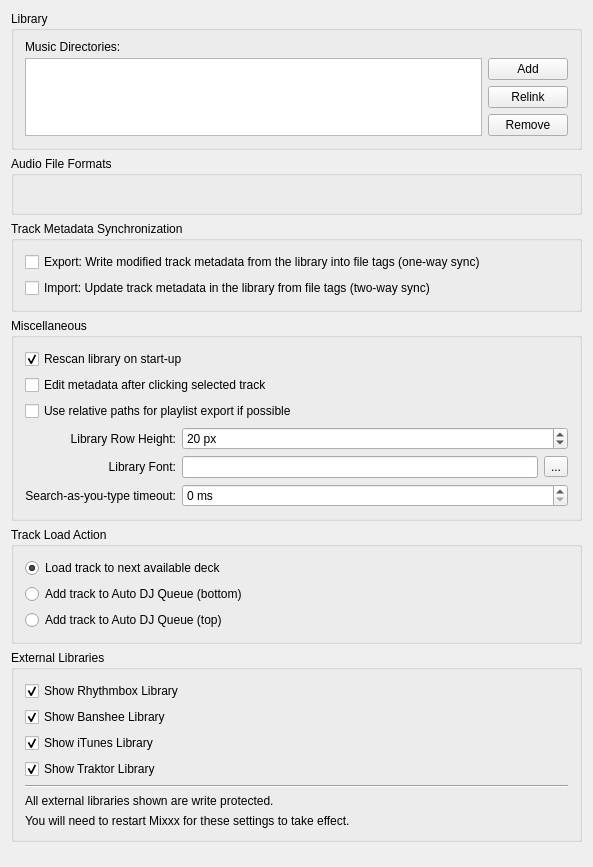
<?xml version="1.0" encoding="UTF-8"?>
<ui version="4.0">
 <class>DlgPrefLibraryDlg</class>
 <widget class="QWidget" name="DlgPrefLibraryDlg">
  <property name="geometry">
   <rect>
    <x>0</x>
    <y>0</y>
    <width>593</width>
    <height>867</height>
   </rect>
  </property>
  <property name="windowTitle">
   <string notr="true">Library Preferences</string>
  </property>
  <layout class="QVBoxLayout" name="verticalLayout">
   <item>
    <widget class="QGroupBox" name="groupBoxLibrary">
     <property name="title">
      <string>Library</string>
     </property>
     <layout class="QGridLayout" name="gridLayout">
      <item row="0" column="0">
       <widget class="QLabel" name="TextLabel3_2">
        <property name="enabled">
         <bool>true</bool>
        </property>
        <property name="minimumSize">
         <size>
          <width>100</width>
          <height>10</height>
         </size>
        </property>
        <property name="font">
         <font/>
        </property>
        <property name="text">
         <string>Music Directories:</string>
        </property>
        <property name="wordWrap">
         <bool>false</bool>
        </property>
        <property name="buddy">
         <cstring>dirList</cstring>
        </property>
       </widget>
      </item>
      <item row="3" column="1">
       <widget class="QPushButton" name="PushButtonRemoveDir">
        <property name="font">
         <font/>
        </property>
        <property name="toolTip">
         <string>If removed, Mixxx will no longer watch this directory and its subdirectories for new tracks.</string>
        </property>
        <property name="text">
         <string>Remove</string>
        </property>
       </widget>
      </item>
      <item row="1" column="0" rowspan="3">
       <widget class="QListView" name="dirList">
        <property name="editTriggers">
         <set>QAbstractItemView::NoEditTriggers</set>
        </property>
        <property name="iconSize">
         <size>
          <width>16</width>
          <height>16</height>
         </size>
        </property>
        <property name="uniformItemSizes">
         <bool>true</bool>
        </property>
       </widget>
      </item>
      <item row="1" column="1">
       <widget class="QPushButton" name="PushButtonAddDir">
        <property name="font">
         <font/>
        </property>
        <property name="toolTip">
         <string>Add a directory where your music is stored. Mixxx will watch this directory and its subdirectories for new tracks.</string>
        </property>
        <property name="text">
         <string>Add</string>
        </property>
       </widget>
      </item>
      <item row="2" column="1">
       <widget class="QPushButton" name="PushButtonRelocateDir">
        <property name="toolTip">
         <string>If an existing music directory is moved, Mixxx doesn't know where to find the audio files in it. Choose Relink to select the music directory in its new location. &lt;br/&gt; This will re-establish the links to the audio files in the Mixxx library.</string>
        </property>
        <property name="text">
         <string extracomment="This will re-establish the links to the audio files in the Mixxx database if you move an music directory to a new location.">Relink</string>
        </property>
       </widget>
      </item>
     </layout>
    </widget>
   </item>
   <item>
    <widget class="QGroupBox" name="groupBox_AudioFileFormats">
     <property name="title">
      <string>Audio File Formats</string>
     </property>
     <property name="flat">
      <bool>false</bool>
     </property>
     <layout class="QGridLayout" name="gridLayout_2">
      <item row="0" column="0">
       <widget class="QLabel" name="builtInFormats">
        <property name="text">
         <string/>
        </property>
        <property name="wordWrap">
         <bool>true</bool>
        </property>
       </widget>
      </item>
     </layout>
    </widget>
   </item>
   <item>
    <widget class="QGroupBox" name="groupBox_AudioFileTags">
     <property name="title">
      <string>Track Metadata Synchronization</string>
     </property>
     <layout class="QGridLayout" name="gridLayout_3">
      <item row="0" column="0" colspan="2">
       <widget class="QCheckBox" name="checkBox_SyncTrackMetadataExport">
        <property name="text">
         <string>Export: Write modified track metadata from the library into file tags (one-way sync)</string>
        </property>
       </widget>
      </item>
      <item row="1" column="0" colspan="2">
       <widget class="QCheckBox" name="checkBox_SyncTrackMetadataImport">
        <property name="text">
         <string>Import: Update track metadata in the library from file tags (two-way sync)</string>
        </property>
       </widget>
      </item>
     </layout>
    </widget>
   </item>
   <item>
    <widget class="QGroupBox" name="groupBox_Miscellaneous">
     <property name="title">
      <string>Miscellaneous</string>
     </property>
     <layout class="QGridLayout" name="gridLayout_4">
      <item row="0" column="0" colspan="2">
       <widget class="QCheckBox" name="checkBox_library_scan">
        <property name="text">
         <string>Rescan library on start-up</string>
        </property>
        <property name="checked">
         <bool>true</bool>
        </property>
       </widget>
      </item>
      <item row="1" column="0" colspan="2">
       <widget class="QCheckBox" name="checkBoxEditMetadataSelectedClicked">
        <property name="text">
         <string>Edit metadata after clicking selected track</string>
        </property>
       </widget>
      </item>
      <item row="2" column="0" colspan="2">
       <widget class="QCheckBox" name="checkBox_use_relative_path">
        <property name="text">
         <string>Use relative paths for playlist export if possible</string>
        </property>
       </widget>
      </item>
      <item row="3" column="0">
       <widget class="QLabel" name="rowHeightLabel">
        <property name="text">
         <string>Library Row Height:</string>
        </property>
        <property name="alignment">
         <set>Qt::AlignRight|Qt::AlignTrailing|Qt::AlignVCenter</set>
        </property>
       </widget>
      </item>
      <item row="3" column="1" colspan="2">
       <widget class="QSpinBox" name="spinBoxRowHeight">
        <property name="suffix">
         <string> px</string>
        </property>
        <property name="minimum">
         <number>5</number>
        </property>
        <property name="maximum">
         <number>100</number>
        </property>
        <property name="value">
         <number>20</number>
        </property>
       </widget>
      </item>
      <item row="4" column="0">
       <widget class="QLabel" name="libraryFontLabel">
        <property name="text">
         <string>Library Font:</string>
        </property>
        <property name="alignment">
         <set>Qt::AlignRight|Qt::AlignTrailing|Qt::AlignVCenter</set>
        </property>
       </widget>
      </item>
      <item row="4" column="1">
       <widget class="QLineEdit" name="libraryFont">
        <property name="readOnly">
         <bool>true</bool>
        </property>
       </widget>
      </item>
      <item row="4" column="2">
       <widget class="QToolButton" name="libraryFontButton">
        <property name="text">
         <string>...</string>
        </property>
       </widget>
      </item>
      <item row="5" column="0">
       <widget class="QLabel" name="searchDebouncingTimeoutLabel">
        <property name="text">
         <string>Search-as-you-type timeout:</string>
        </property>
        <property name="alignment">
         <set>Qt::AlignRight|Qt::AlignTrailing|Qt::AlignVCenter</set>
        </property>
       </widget>
      </item>
      <item row="5" column="1" colspan="2">
       <widget class="QSpinBox" name="searchDebouncingTimeoutSpinBox">
        <property name="suffix">
         <string> ms</string>
        </property>
       </widget>
      </item>
     </layout>
    </widget>
   </item>
   <item>
    <widget class="QGroupBox" name="groupBox_4">
     <property name="toolTip">
      <string/>
     </property>
     <property name="title">
      <string extracomment="Sets default action when double-clicking a track in the library.">Track Load Action</string>
     </property>
     <layout class="QGridLayout" name="gridLayout_5">
      <item row="0" column="0">
       <widget class="QRadioButton" name="radioButton_dbclick_deck">
        <property name="text">
         <string>Load track to next available deck</string>
        </property>
        <property name="checked">
         <bool>true</bool>
        </property>
       </widget>
      </item>
      <item row="1" column="0">
       <widget class="QRadioButton" name="radioButton_dbclick_bottom">
        <property name="text">
         <string>Add track to Auto DJ Queue (bottom)</string>
        </property>
       </widget>
      </item>
      <item row="2" column="0">
       <widget class="QRadioButton" name="radioButton_dbclick_top">
        <property name="text">
         <string>Add track to Auto DJ Queue (top)</string>
        </property>
       </widget>
      </item>
     </layout>
    </widget>
   </item>
   <item>
    <widget class="QGroupBox" name="groupBox_3">
     <property name="title">
      <string>External Libraries</string>
     </property>
     <layout class="QGridLayout" name="gridLayout_6">
      <item row="8" column="0">
       <widget class="QLabel" name="label_10">
        <property name="text">
         <string>You will need to restart Mixxx for these settings to take effect.</string>
        </property>
       </widget>
      </item>
      <item row="0" column="0">
       <widget class="QCheckBox" name="checkBox_show_rhythmbox">
        <property name="text">
         <string>Show Rhythmbox Library</string>
        </property>
        <property name="checked">
         <bool>true</bool>
        </property>
       </widget>
      </item>
      <item row="1" column="0">
       <widget class="QCheckBox" name="checkBox_show_banshee">
        <property name="text">
         <string>Show Banshee Library</string>
        </property>
        <property name="checked">
         <bool>true</bool>
        </property>
       </widget>
      </item>
      <item row="2" column="0">
       <widget class="QCheckBox" name="checkBox_show_itunes">
        <property name="text">
         <string>Show iTunes Library</string>
        </property>
        <property name="checked">
         <bool>true</bool>
        </property>
       </widget>
      </item>
      <item row="4" column="0">
       <widget class="QCheckBox" name="checkBox_show_traktor">
        <property name="text">
         <string>Show Traktor Library</string>
        </property>
        <property name="checked">
         <bool>true</bool>
        </property>
       </widget>
      </item>
      <item row="6" column="0">
       <widget class="QLabel" name="label_4">
        <property name="text">
         <string>All external libraries shown are write protected.</string>
        </property>
       </widget>
      </item>
      <item row="5" column="0">
       <widget class="Line" name="line">
        <property name="orientation">
         <enum>Qt::Horizontal</enum>
        </property>
       </widget>
      </item>
     </layout>
    </widget>
   </item>
   <item>
    <spacer name="verticalSpacer">
     <property name="orientation">
      <enum>Qt::Vertical</enum>
     </property>
     <property name="sizeHint" stdset="0">
      <size>
       <width>20</width>
       <height>40</height>
      </size>
     </property>
    </spacer>
   </item>
  </layout>
 </widget>
 <layoutdefault spacing="6" margin="11"/>
 <tabstops>
  <tabstop>dirList</tabstop>
  <tabstop>PushButtonAddDir</tabstop>
  <tabstop>PushButtonRelocateDir</tabstop>
  <tabstop>PushButtonRemoveDir</tabstop>
  <tabstop>checkBox_library_scan</tabstop>
  <tabstop>checkBox_SyncTrackMetadataExport</tabstop>
  <tabstop>checkBox_use_relative_path</tabstop>
  <tabstop>checkBox_show_rhythmbox</tabstop>
  <tabstop>checkBox_show_banshee</tabstop>
  <tabstop>checkBox_show_itunes</tabstop>
  <tabstop>checkBox_show_traktor</tabstop>
 </tabstops>
 <resources/>
 <connections/>
</ui>
